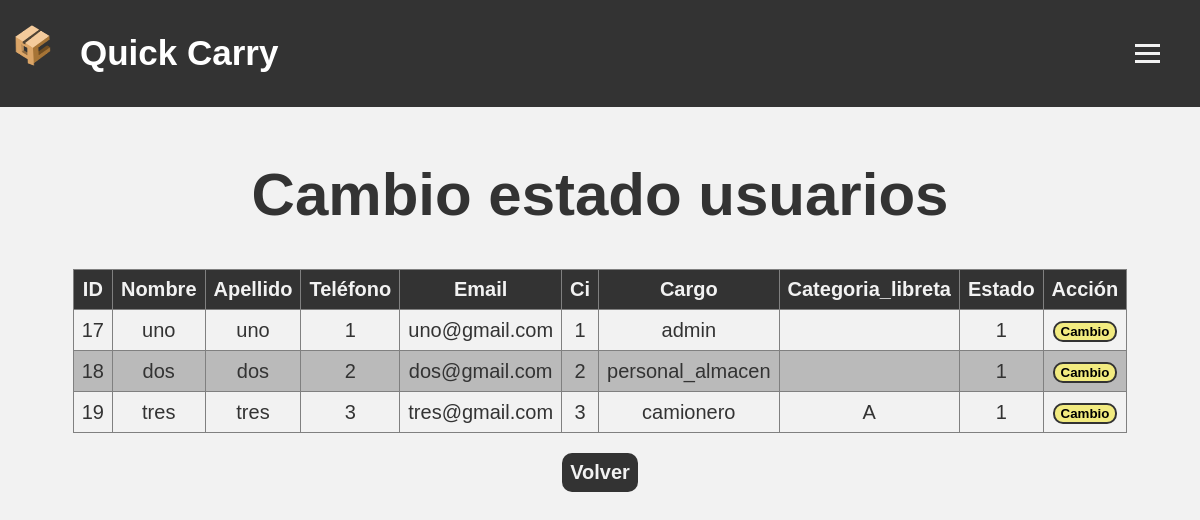
/crud/bajasUsuario.php, run on the app's committed database.
### tables this page shows
CREATE TABLE `personas` (
  `id` int(11) NOT NULL,
  `nombre` varchar(20) NOT NULL,
  `apellido` varchar(20) NOT NULL,
  `telefono` int(30) NOT NULL,
  `email` varchar(60) NOT NULL,
  `ci` int(40) NOT NULL,
  `cargo` varchar(20) NOT NULL,
  `categoria_libreta` varchar(2) NOT NULL,
  `contrasena` varchar(40) NOT NULL,
  `estado` varchar(1) NOT NULL
);

### crud/bajasUsuario.php (the view, shortened to what this page needs)
<!DOCTYPE html>
<html lang="en">
<head>
    <link rel="stylesheet" href="style.css">
</head>
<header>
    <div class="logo">
        <a href="index.php"><img src="qc.png" alt="qc"></a>
        <h1>Quick Carry</h1>
    </div>
    <label for="menu-toggle" class="menu-btn">
        <span></span>
        <span></span>
        <span></span>
    </label>
</header>
<body>
    <h1>Cambio estado usuarios</h1>
    <?php
    $conexion = new mysqli("localhost", "root", "", "usuarios");
    $consulta = "SELECT id, nombre, apellido, telefono, email, ci, cargo, categoria_libreta, estado FROM personas";
    $resultados = $conexion->query($consulta);
    ?>
    <form action="" method="post">
        <div class="tablaDiv">
            <table border="1">
                <thead>
                    <tr>
                        <th>ID</th>
                        <th>Nombre</th>
                        <th>Apellido</th>
                        <th>Teléfono</th>
                        <th>Email</th>
                        <th>Ci</th>
                        <th>Cargo</th>
                        <th>Categoria_libreta</th>
                        <th>Estado</th>
                        <th>Acción</th>
                    </tr>
                </thead>
                <tbody>
                    <?php
                    while ($fila = $resultados->fetch_assoc()) {
                        $id = $fila["id"];
                        $nombre = $fila["nombre"];
                        $apellido = $fila["apellido"];
                        $telefono = $fila["telefono"];
                        $email = $fila["email"];
                        $ci = $fila["ci"];
                        $cargo = $fila["cargo"] ?? '';
                        $categoria_libreta = $fila["categoria_libreta"] ?? '';
                        $estado = $fila["estado"] ?? '';
                        echo "<tr>";
                        echo "<td>$id</td>";
                        echo "<td>$nombre</td>";
                        echo "<td>$apellido</td>";
                        echo "<td>$telefono</td>";
                        echo "<td>$email</td>";
                        echo "<td>$ci</td>";
                        echo "<td>$cargo</td>";
                        echo "<td>$categoria_libreta</td>";
                        echo "<td>$estado</td>";
                        echo "<td><button type='submit' name='usuario' value='$id'>Cambio</button></td>";
                        echo "</tr>";
                    }
                    ?>
                </tbody>
            </table>
        </div>
    </form>
    <div class="volver">
        <input type="button" value="Volver" onclick="window.location.href='controlUsuarios.php'">
    </div>
</body>
</html>

### crud/style.css (style rules this page uses)
body { text-align: center; background-color: #F2F2F2; padding-top: 80px; font-family: sans-serif; margin-top: 40px; font-size:30px; color: #333; }
.volver input { background-color: #333; color: #F2F2F2; padding: 8px; margin-top: 20px; border: none; border-radius: 10px; font-size: 20px; }
.tablaDiv { text-align: center; align-items: center; margin: 0 auto; display: flex; }
.tablaDiv table { text-align: center; margin: 0 auto; font-size: 20px; }
table { width: 80%; border-collapse: collapse; }
th, td { padding: 8px; }
th { background-color: #333; color: #F2F2F2; }
tr:nth-child(odd) { background-color: #F2F2F2; }
tr:nth-child(even) { background-color: #bababa; }
tbody button { background-color: #F2EB80; border: 2px solid #333; border-radius: 10px; font-weight: bold; transition: 0.1s; }
header { background-color: #333; color: #fff; padding: 10px; width: 100%; position: fixed; top: 0; left: 0; display: flex; justify-content: space-between; align-items: center; }
.logo h1 { margin-left: 10px; font-size: 35px; }
.logo { display: flex; align-items: center; }
.logo img { width: 50px; height: 60px; margin-right: 10px; }
.menu-btn { display: inline-block; cursor: pointer; padding: 10px; margin-right: 40px; border-radius: 10px; transition: 0.3s; }
.menu-btn span { display: block; width: 25px; height: 3px; background-color: #F2F2F2; margin-bottom: 5px; margin-top: 5px; }
.formulario input[type="submit"],[type="button"] { text-align: left; font-size: 20px; background-color: #333; font-weight: bold; color: #F2F2F2; }

### data on the page
personas: id "17", nombre "uno", apellido "uno", telefono "1", email "uno@gmail.com", ci "1", cargo "admin", estado "1"
personas: id "18", nombre "dos", apellido "dos", telefono "2", email "dos@gmail.com", ci "2", cargo "personal_almacen", estado "1"
personas: id "19", nombre "tres", apellido "tres", telefono "3", email "tres@gmail.com", ci "3", cargo "camionero", categoria_libreta "A", estado "1"
